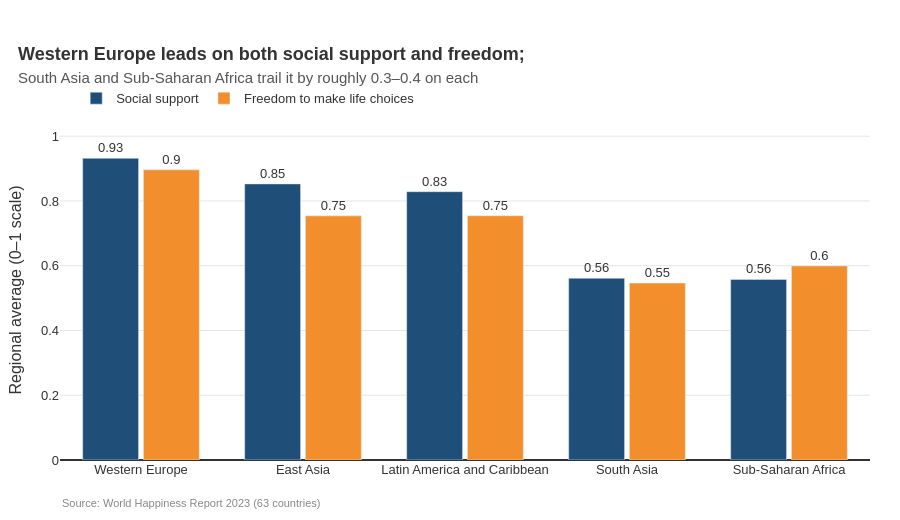

Notebook cell for this chart:
### Markdown cell above
---
## Done? Stretch Goal

If you finish both tasks with time to spare, try this:

**Task 3 (stretch):** Build a **grouped bar chart** comparing 2 sub-factors (e.g. `GDP_per_capita` and `Freedom`) across the 5 most populated regions. Use colour meaningfully and write an insight title.

Regions to include: `'Western Europe'`, `'Latin America'`, `'East Asia'`, `'Sub-Saharan Africa'`, `'South Asia'`

### Code cell
# Stretch goal — grouped bar chart
# YOUR CODE HERE

regions = ['Western Europe', 'Latin America and Caribbean', 'East Asia',
           'Sub-Saharan Africa', 'South Asia']

grp = (df[df['Region'].isin(regions)]
       .groupby('Region')[['Social_Support', 'Freedom']]
       .mean()
       .reindex(regions)                       # keep a deliberate order
       .sort_values('Social_Support', ascending=False))
print(grp.round(3))

fig = go.Figure()
fig.add_trace(go.Bar(
    name='Social support', x=grp.index, y=grp['Social_Support'],
    marker_color='#1f4e79', text=grp['Social_Support'].round(2),
    textposition='outside'))
fig.add_trace(go.Bar(
    name='Freedom to make life choices', x=grp.index, y=grp['Freedom'],
    marker_color='#f28e2b', text=grp['Freedom'].round(2),
    textposition='outside'))

fig.update_layout(
    barmode='group', bargap=0.25, bargroupgap=0.08,
    title=dict(text='<b>Western Europe leads on both social support and freedom;</b><br>'
                    '<span style="font-size:15px;color:#555">South Asia and Sub-Saharan Africa '
                    'trail it by roughly 0.3–0.4 on each</span>',
               x=0.02, xanchor='left'),
    yaxis=dict(range=[0, 1.05], title='Regional average (0–1 scale)',
               gridcolor='#e6e6e6', zeroline=True, zerolinecolor='#333'),
    xaxis=dict(title=None),
    plot_bgcolor='white', paper_bgcolor='white',
    font=dict(family='Arial', size=13, color='#333'),
    legend=dict(orientation='h', yanchor='bottom', y=1.02, x=0.02),
    margin=dict(t=120, l=60, r=30, b=60),
    height=520, width=900)

fig.add_annotation(
    text='Source: World Happiness Report 2023 (63 countries)',
    xref='paper', yref='paper', x=0, y=-0.15, showarrow=False,
    font=dict(size=11, color='#888'))

fig.show()

### Figure 1 — Plotly figure (JSON) as saved in the notebook; plotly's stock layout.template omitted (floating-point values rounded to 4 significant figures)
{"data": [{"marker": {"color": "#1f4e79"}, "name": "Social support", "text": [0.93, 0.85, 0.83, 0.56, 0.56], "textposition": "outside", "type": "bar", "x": ["Western Europe", "East Asia", "Latin America and Caribbean", "South Asia", "Sub-Saharan Africa"], "y": [0.9317, 0.8527, 0.8287, 0.5613, 0.5577]}, {"marker": {"color": "#f28e2b"}, "name": "Freedom to make life choices", "text": [0.9, 0.75, 0.75, 0.55, 0.6], "textposition": "outside", "type": "bar", "x": ["Western Europe", "East Asia", "Latin America and Caribbean", "South Asia", "Sub-Saharan Africa"], "y": [0.8961, 0.754, 0.7542, 0.5463, 0.5994]}], "layout": {"annotations": [{"font": {"color": "#888", "size": 11}, "showarrow": false, "text": "Source: World Happiness Report 2023 (63 countries)", "x": 0, "xref": "paper", "y": -0.15, "yref": "paper"}], "bargap": 0.25, "bargroupgap": 0.08, "barmode": "group", "font": {"color": "#333", "family": "Arial", "size": 13}, "height": 520, "legend": {"orientation": "h", "x": 0.02, "y": 1.02, "yanchor": "bottom"}, "margin": {"b": 60, "l": 60, "r": 30, "t": 120}, "paper_bgcolor": "white", "plot_bgcolor": "white", "title": {"text": "<b>Western Europe leads on both social support and freedom;</b><br><span style=\"font-size:15px;color:#555\">South Asia and Sub-Saharan Africa trail it by roughly 0.3–0.4 on each</span>", "x": 0.02, "xanchor": "left"}, "width": 900, "xaxis": {"title": {}}, "yaxis": {"gridcolor": "#e6e6e6", "range": [0, 1.05], "title": {"text": "Regional average (0–1 scale)"}, "zeroline": true, "zerolinecolor": "#333"}}}
